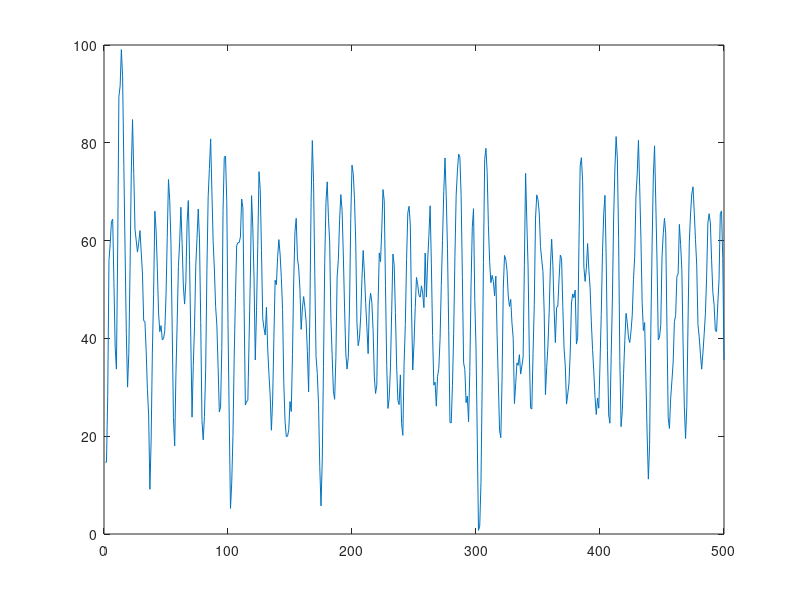
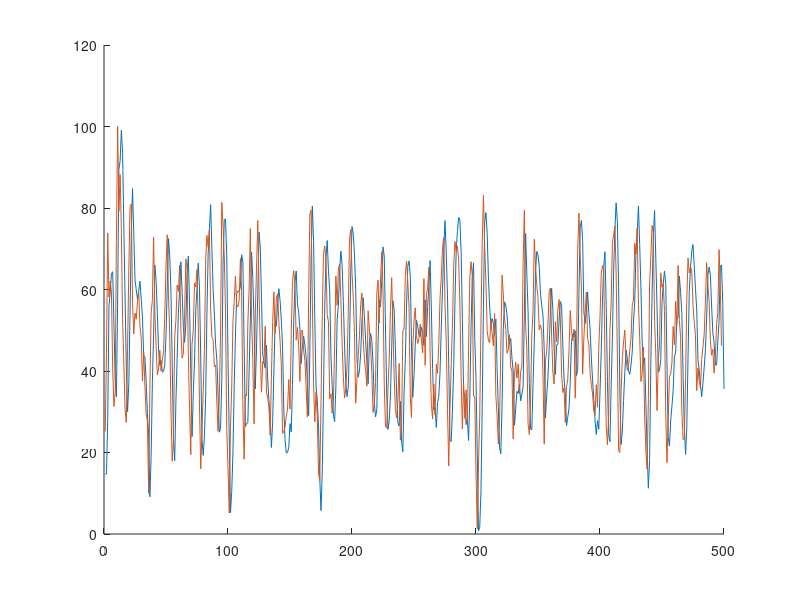

The MATLAB source for these figures, in order:


clear
close all
clc

%% load data
load AR_data.mat

figure("Name","y")
plot(y)

%% linear polinomial model
Phi = [];
Y = [];
for i = 2:length(y)-1
    Phi = [Phi; -y(i), -y(i-1), 1];
    Y = [Y; y(i+1)];
end

theta = Phi\Y;

y_hat = Phi * theta;

%% plot

figure("Name","Y & Y_hat")
hold on
plot(y)
plot(y_hat)



